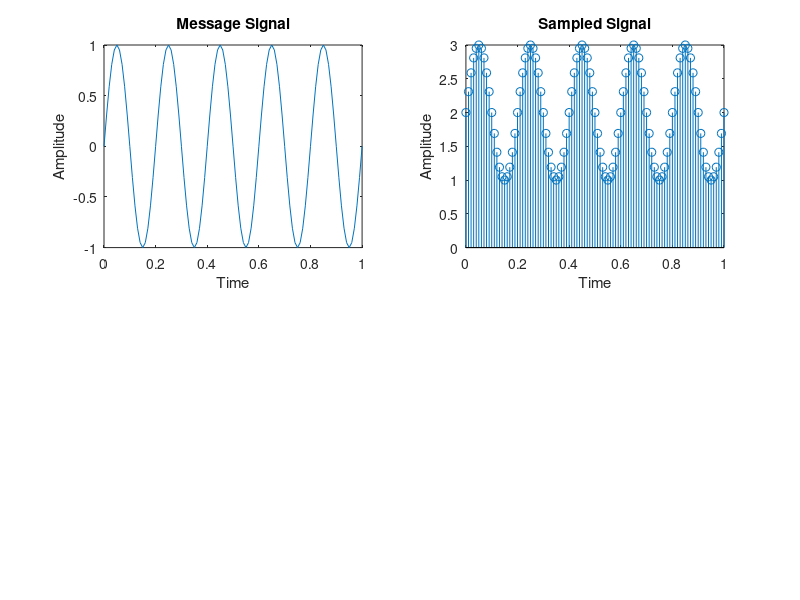

MATLAB code to generate this figure: (Note: this script raises an error after producing the figure.)
clc;
clear;
t = 0:0.01:1;
f = 5;
a = sin(2*pi*f*t);
subplot(2,2,1);
plot(t,a);
xlabel('Time');
ylabel('Amplitude');
title('Message Signal');
b = 2;
c = a+b;
subplot(2,2,2);
stem(t,c);
xlabel('Time');
ylabel('Amplitude');
title('Sampled Signal');
d = quant(c);
subplot(2,2,3);
plot(t,d);
xlabel('Time');
ylabel('Amplitude');
title('Quantized signal');
%Communications Toolbox req fir de2bi which is not in basic 
e = de2bi(d, 'left-msb');
subplot(2,2,4);
plot(t,e);
axis([0 1 0 1]);
xlabel('Time');
ylabel('Amplitude');
title('PCM Signal');
